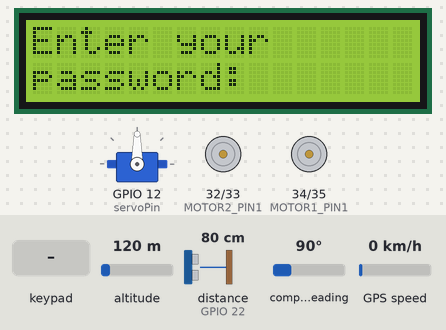
A sketch run on a simulated ESP32. On the bench: 16×2 character LCD, servo, motor-driver pin pairs drawn as motors (green arrow = first pin HIGH = forward, orange = second pin HIGH = backward, longer = more drive). Wiring (inferred from the names in the program): ultrasonic range finder: trigger GPIO 23; echo GPIO 22. Inputs (shaded band) come from the test bench; at power-on: altitude 120 m, distance to the obstacle (sensor on GPIO 22) 80 cm, compass heading 90°, GPS speed 0 km/h. The echo pulse lasts 58.3 µs per cm; the GPS gets a fix after 3 s at 37.7749, -122.4194 with 8 satellites.

Above: at 1.2 s.
1.3 s: keypad keys 1 2 3 4 # pressed 0.4 s apart
At 4.3 s:
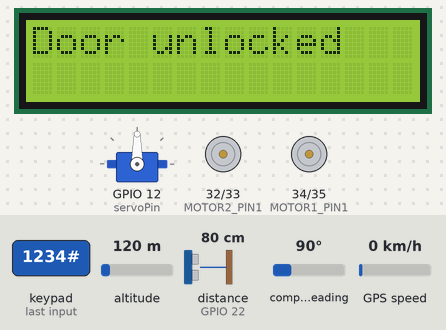
At 15.5 s:
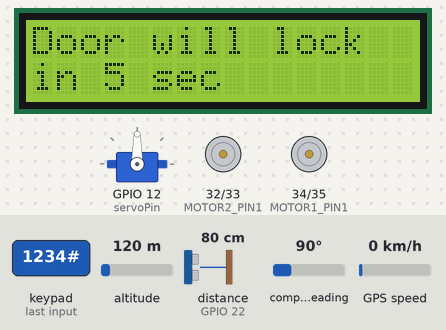
Timing chart, 0 to 21.4 s (numbered marks = the images above; inputs shaded):
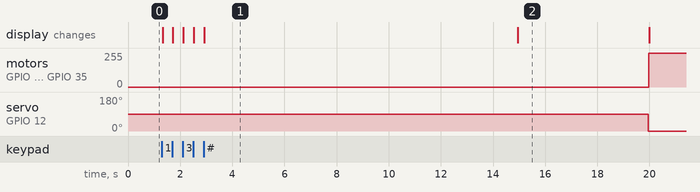

The sketch:

OutDoorFunctionality.ino
```cpp
#include <Keypad.h>
#include <LiquidCrystal_I2C.h>
#include <ESP32Servo.h> // Include the Servo library
#include <TinyGPS++.h>
#include <SoftwareSerial.h>

#define ROW_NUM     3 // three rows
#define COLUMN_NUM  4 // four columns

char keys[ROW_NUM][COLUMN_NUM] = {
  {'*', '7', '4', '1'},
  {'0', '8', '5', '2'},
  {'#', '9', '6', '3'}
};

byte pin_rows[ROW_NUM]      = {19, 18, 5}; // GPIO19, GPIO18, GPIO5 connect to the row pins
byte pin_column[COLUMN_NUM] = {13, 4, 14, 15}; // GPIO13, GPIO4, GPIO14, GPIO15 connect to the column pins

Keypad keypad = Keypad(makeKeymap(keys), pin_rows, pin_column, ROW_NUM, COLUMN_NUM);
LiquidCrystal_I2C lcd(0x27, 16, 2); // I2C address 0x27, 16 columns and 2 rows
Servo servo; // Create a servo object

int cursorColumn = 5;
String enteredPassword = "";

const String correctPassword = "1234"; // Set the correct password
const int servoPin = 12; // Define the pin for the servo motor

TinyGPSPlus gps;
SoftwareSerial gpsSerial(1, 3);

#define MOTOR1_PIN1 34
#define MOTOR1_PIN2 35
#define MOTOR2_PIN1 32
#define MOTOR2_PIN2 33
#define TRIGGER_PIN 23
#define ECHO_PIN 22

const double distance_threshold = 10; // Threshold distance in meters
const int max_speed = 255; // Maximum motor speed
const int min_speed = 100; // Minimum motor speed
const int obstacle_threshold = 20; // Obstacle detection threshold in centimeters

const double pointA_lat = 18.5853281;
const double pointA_lon = 73.7378231;
const double pointB_lat = 18.5844443; // Update with Point B latitude
const double pointB_lon = 73.7367515; // Update with Point B longitude

void setup() {
  Serial.begin(9600);
  gpsSerial.begin(9600);
  lcd.init();
  lcd.backlight();
  servo.attach(servoPin);

  pinMode(MOTOR1_PIN1, OUTPUT);
  pinMode(MOTOR1_PIN2, OUTPUT);
  pinMode(MOTOR2_PIN1, OUTPUT);
  pinMode(MOTOR2_PIN2, OUTPUT);
  pinMode(TRIGGER_PIN, OUTPUT);
  pinMode(ECHO_PIN, INPUT);

  lcd.setCursor(0, 0);
  lcd.print("Enter your");
  lcd.setCursor(0, 1);
  lcd.print("password:");
}

void loop() {
  char key = keypad.getKey();

  if (key) {
    lcd.clear(); // Clear the LCD when any key is pressed

    if (key == '#') { // Check if the user presses the '#' key
      if (enteredPassword == correctPassword) {
        lcd.setCursor(0, 0);
        lcd.print("Door unlocked");
        delay(2000); // Display message for 2 seconds

        // Rotate the servo motor to 90 degrees
        servo.write(90);
        delay(10000); // Delay to allow the servo to reach its position

        // Display door will lock in 5 sec
        lcd.clear();
        lcd.setCursor(0, 0);
        lcd.print("Door will lock");
        lcd.setCursor(0, 1);
        lcd.print("in 5 sec");
        delay(5000);

        // Reset the servo to the initial position
        servo.write(0);
      } else {
        lcd.setCursor(0, 0);
        lcd.print("Wrong OTP");
        delay(2000); // Display message for 2 seconds
      }
      enteredPassword = ""; // Reset entered password
    } else if (key == '*') { // Check if the user presses the '*' key
      // Reset the entered password and display
      enteredPassword = "";
      lcd.setCursor(0, 1);
      lcd.print("               "); // Clear entered password display
      cursorColumn = 9; // Reset cursor position
    } else {
      enteredPassword += key; // Append the pressed key to the entered password

      // Display the entered password on the LCD
      lcd.setCursor(cursorColumn, 1);
      lcd.print(key);

      cursorColumn++; // Move cursor to the next position

      if (cursorColumn == 16 || key == '*') { // Reset cursor if reaching the limit or '*' is pressed
        cursorColumn = 0;
      }
    }

    // Re-display the prompt message after clearing
    lcd.setCursor(0, 0);
    lcd.print("Enter your");
    lcd.setCursor(0, 1);
    lcd.print("OTP:");
  }

  while (gpsSerial.available() > 0) {
    if (gps.encode(gpsSerial.read())) {
      if (gps.location.isValid()) {
        double current_lat = gps.location.lat();
        double current_lon = gps.location.lng();

        double distance_to_pointB = distanceBetweenPoints(current_lat, current_lon, pointB_lat, pointB_lon);

        if (distance_to_pointB <= distance_threshold) {
          stopMotors();
          Serial.println("Arrived at Point B!");
        } else {
          double heading = calculateHeading(current_lat, current_lon, pointB_lat, pointB_lon);

          if (checkObstacle()) {
            avoidObstacle();
          } else {
            adjustMotorSpeeds(heading);
          }
        }
      }
    }
  }
}

double distanceBetweenPoints(double lat1, double lon1, double lat2, double lon2) {
  double R = 6371000; // Earth radius in meters
  double dLat = radians(lat2 - lat1);
  double dLon = radians(lon2 - lon1);
  double a = sin(dLat / 2) * sin(dLat / 2) + cos(radians(lat1)) * cos(radians(lat2)) * sin(dLon / 2) * sin(dLon / 2);
  double c = 2 * atan2(sqrt(a), sqrt(1 - a));
  double d = R * c;
  return d;
}

double calculateHeading(double lat1, double lon1, double lat2, double lon2) {
  double dLon = radians(lon2 - lon1);
  double y = sin(dLon) * cos(radians(lat2));
  double x = cos(radians(lat1)) * sin(radians(lat2)) - sin(radians(lat1)) * cos(radians(lat2)) * cos(dLon);
  double heading = atan2(y, x);
  return degrees(heading);
}

bool checkObstacle() {
  digitalWrite(TRIGGER_PIN, LOW);
  delayMicroseconds(2);
  digitalWrite(TRIGGER_PIN, HIGH);
  delayMicroseconds(10);
  digitalWrite(TRIGGER_PIN, LOW);
  long duration = pulseIn(ECHO_PIN, HIGH);
  double distance = duration * 0.034 / 2;
  if (distance <= obstacle_threshold) {
    return true; // Obstacle detected
  } else {
    return false; // No obstacle detected
  }
}

void avoidObstacle() {
  stopMotors();
  delay(500);

  digitalWrite(MOTOR1_PIN1, LOW);
  digitalWrite(MOTOR1_PIN2, HIGH);
  digitalWrite(MOTOR2_PIN1, LOW);
  digitalWrite(MOTOR2_PIN2, HIGH);
  delay(1000);

  digitalWrite(MOTOR1_PIN1, HIGH);
  digitalWrite(MOTOR1_PIN2, LOW);
  digitalWrite(MOTOR2_PIN1, LOW);
  digitalWrite(MOTOR2_PIN2, HIGH);
  delay(1000);
}

void adjustMotorSpeeds(double heading) {
  analogWrite(MOTOR1_PIN1, max_speed);
  analogWrite(MOTOR1_PIN2, LOW);
  analogWrite(MOTOR2_PIN1, max_speed);
  analogWrite(MOTOR2_PIN2, LOW);
}

void stopMotors() {
  digitalWrite(MOTOR1_PIN1, LOW);
  digitalWrite(MOTOR1_PIN2, LOW);
  digitalWrite(MOTOR2_PIN1, LOW);
  digitalWrite(MOTOR2_PIN2, LOW);
}
```

Measured:
- after the input at 1.3 s, motor on GPIO 32 (MOTOR2_PIN1) / GPIO 33 (MOTOR2_PIN2), motor on GPIO 34 (MOTOR1_PIN1) / GPIO 35 (MOTOR1_PIN2): stopped → forward 255/255 after 18.7 s instead of 1.8 s; servo on GPIO 12 (servoPin): 90° → 0° after 18.6 s; the display: first changes at once (image 1 shows a later state)
- what the display in image 1 shows lasts 12.0 s, from 2.9 s to 14.9 s
